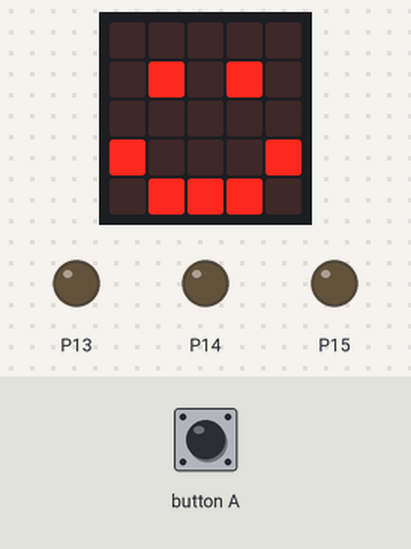
The program below on a simulated BBC micro:bit (MakeCode). Parts: the board's 5×5 LED display, output pins drawn as LEDs (lit = HIGH). Inputs (shaded band) come from the test bench.

Above: at 1.8 s.
1.9 s: button A pressed for 0.15 s
At 2.7 s:
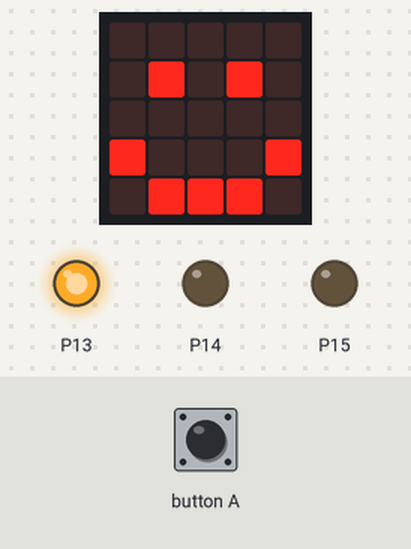
At 3.4 s:
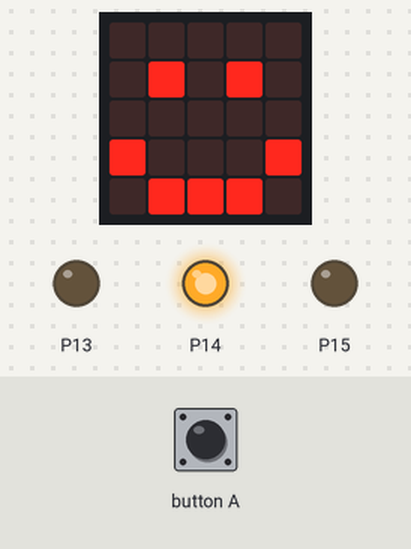
Timing chart, 0 to 10.6 s (numbered marks = the images above; inputs shaded):
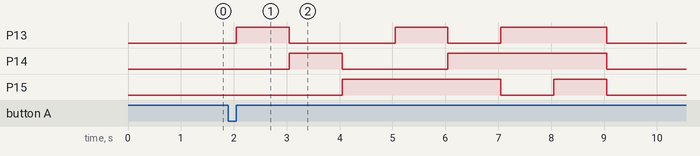

Measured:
- after the input at 1.9 s, P13: goes HIGH 1.0 s, LOW 2.0 s, HIGH 1.0 s, LOW 1.0 s, HIGH 2.0 s, then LOW, starting after 0.15 s; P14: LOW → HIGH after 1.2 s, → LOW 1.0 s later, → HIGH 2.0 s later, → LOW 3.0 s later; P15: LOW → HIGH after 2.2 s, → LOW 3.0 s later, → HIGH 1.0 s later, → LOW 1.0 s later

The program:

main.ts
```typescript
// (licence header left out)
// clean
basic.clearScreen()
basic.showIcon(IconNames.Happy)

// turn on RGB LED
input.onButtonPressed(Button.A, function() {
    pins.digitalWritePin(DigitalPin.P13, 0)
    pins.digitalWritePin(DigitalPin.P14, 0)
    pins.digitalWritePin(DigitalPin.P15, 0)

    // turn on red
    pins.digitalWritePin(DigitalPin.P13, 1)
    basic.pause(1000)

    // turn green on
    pins.digitalWritePin(DigitalPin.P13, 0)
    pins.digitalWritePin(DigitalPin.P14, 1)
    basic.pause(1000)

    // turn blue on
    pins.digitalWritePin(DigitalPin.P14, 0)
    pins.digitalWritePin(DigitalPin.P15, 1)
    basic.pause(1000)

    // turn purple on
   pins.digitalWritePin(DigitalPin.P13, 1)
    basic.pause(1000)

    // turn cyan on
    pins.digitalWritePin(DigitalPin.P13, 0)
    pins.digitalWritePin(DigitalPin.P14, 1)
    basic.pause(1000)

    // turn yellow on
    pins.digitalWritePin(DigitalPin.P15, 0)
    pins.digitalWritePin(DigitalPin.P13, 1)
    basic.pause(1000)

    // turn white on
    pins.digitalWritePin(DigitalPin.P15, 1)
    basic.pause(1000)

    // turn off
    pins.digitalWritePin(DigitalPin.P13, 0)
    pins.digitalWritePin(DigitalPin.P14, 0)
    pins.digitalWritePin(DigitalPin.P15, 0)
})
```
